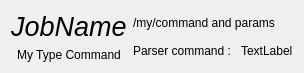
<?xml version="1.0" encoding="UTF-8"?>
<ui version="4.0">
 <class>ConsoleJobDisplay</class>
 <widget class="QWidget" name="ConsoleJobDisplay">
  <property name="geometry">
   <rect>
    <x>0</x>
    <y>0</y>
    <width>278</width>
    <height>66</height>
   </rect>
  </property>
  <property name="windowTitle">
   <string>Form</string>
  </property>
  <layout class="QHBoxLayout" name="horizontalLayout_2">
   <item>
    <layout class="QVBoxLayout" name="verticalLayout">
     <item>
      <widget class="QLabel" name="nameLabel">
       <property name="font">
        <font>
         <pointsize>20</pointsize>
         <italic>true</italic>
        </font>
       </property>
       <property name="text">
        <string>JobName</string>
       </property>
       <property name="alignment">
        <set>Qt::AlignLeading|Qt::AlignLeft|Qt::AlignVCenter</set>
       </property>
      </widget>
     </item>
     <item>
      <widget class="QLabel" name="typeLabel">
       <property name="text">
        <string>My Type Command</string>
       </property>
       <property name="alignment">
        <set>Qt::AlignCenter</set>
       </property>
      </widget>
     </item>
    </layout>
   </item>
   <item>
    <layout class="QVBoxLayout" name="verticalLayout_2">
     <item>
      <widget class="QLabel" name="commandLabel">
       <property name="text">
        <string>/my/command and params</string>
       </property>
      </widget>
     </item>
     <item>
      <layout class="QHBoxLayout" name="horizontalLayout">
       <item>
        <widget class="QLabel" name="label">
         <property name="text">
          <string>Parser command : </string>
         </property>
        </widget>
       </item>
       <item>
        <widget class="QLabel" name="parserLabel">
         <property name="text">
          <string>TextLabel</string>
         </property>
        </widget>
       </item>
      </layout>
     </item>
    </layout>
   </item>
  </layout>
 </widget>
 <resources/>
 <connections/>
</ui>
